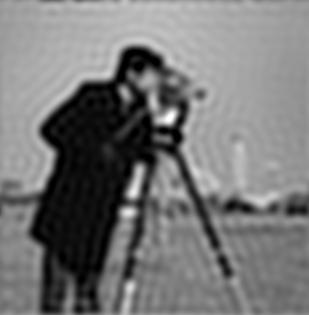
%> input picture Lecciones/Leccion18 19-06-2020/camarografo_dif.jpg, 309 x 315 px
$ octave test.m   (GNU Octave 9; MATLAB toolbox functions it lacks are replaced by stand-ins)
%> lines starting %> are read from the running program, lines starting %| are printed output that depends on the picture
### Lecciones/Leccion18 19-06-2020/fpb_butterworth.m
function H = fpb_butterworth(m,n,d0,o)
  % Funcion para generar un filtro paso bajo butterworth
  % m: numero de filas, double
  % n: numero de columnas, double
  % d0: frecuencia de corte, double
  % o: orden del filtro butterworth, double
  % H: imagen en formato double con el filtro paso bajo butterworth
  dist = zeros(m, n);
  m1 = floor(m/2); n1 = floor(n/2);
  for i = 1:m
    for j = 1:n
      dist(i, j) = sqrt((i-m1)^2 + (j-n1)^2);
    endfor
  endfor
  H = 1./(1+(d0./dist).^(-2*o));
endfunction

### Lecciones/Leccion18 19-06-2020/test.m
clc; clear; close all;
pkg load image;

g = imread('camarografo_dif.jpg');
%> g is the input picture: size 315x309 uint8; min 0, max 255, mean 118.8
g = im2double(g);
%> g: size 315x309 double
[m,n] = size(g);
%> m = 315; n = 309

% [4 lines of commented-out code are left out]
d0 = 18;
o = 2;
H = fpb_butterworth(m,n,d0,o);
%> after the loop in fpb_butterworth, `for i = 1:m`:
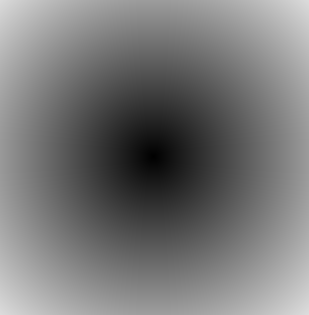
%> dist: size 315x309 double; min 0, max 221.3, mean 119.4
subplot(1,2,1);
imshow(H);
title('Filtro H');


G = fftshift(fft2(g)); % Transformada DFT-2D de g
subplot(1,2,2);
imshow(log(1+abs(G)), [])
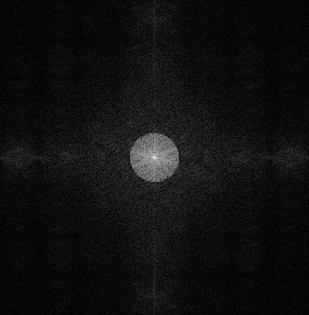
%> displayed picture: size 315x309, on the screen's scale of 0 to 255; min 0, max 255, mean 16.2
title('Frecuencia imagen original')
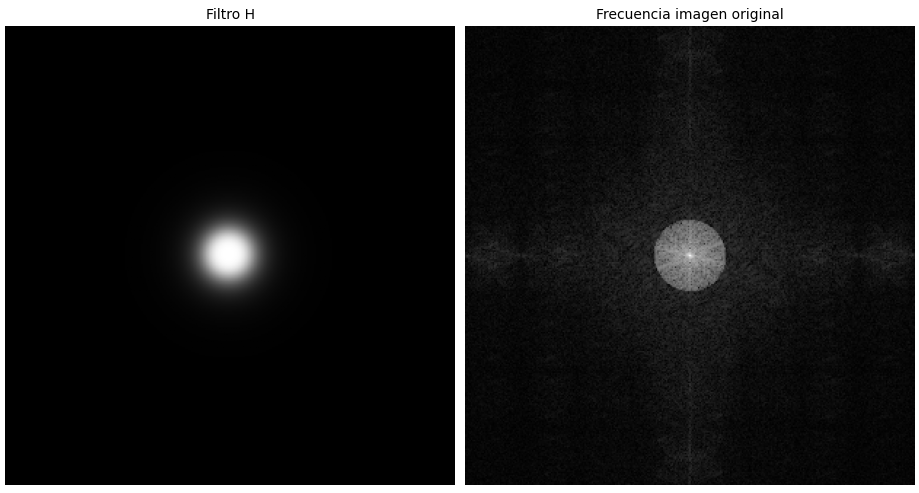
%> figure redrawn from the program's plot data, 2 panels
